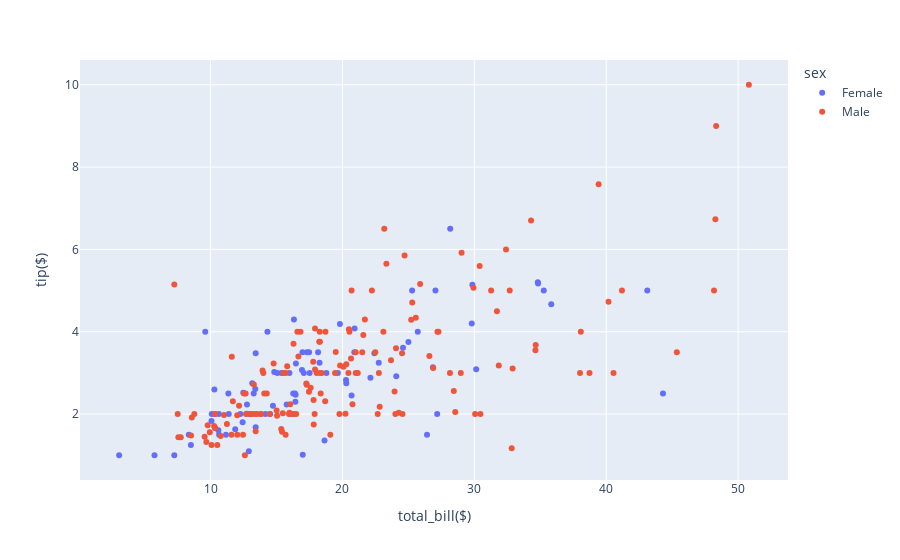

Notebook code cell kept with this figure:
### Code cell
fig = px.scatter(df, x = 'total_bill', y = 'tip', color = 'sex',
                 labels = dict(total_bill ='total_bill($)' ,tip = 'tip($)' ) )
#축레이블 설정  labels = dict(total_bill ='total_bill($)' ,tip = 'tip($)'
fig.show()

### Figure 1 — Plotly figure (JSON) as saved in the notebook; plotly's stock layout.template omitted (floating-point values rounded to 4 significant figures; data arrays with more than 128 entries replaced by an {"elided": "..."} marker saying what was removed)
{"data": [{"hovertemplate": "sex=Female<br>total_bill($)=%{x}<br>tip($)=%{y}<extra></extra>", "legendgroup": "Female", "marker": {"color": "#636efa", "symbol": "circle"}, "mode": "markers", "name": "Female", "orientation": "v", "showlegend": true, "type": "scatter", "x": [16.99, 24.59, 35.26, 14.83, 10.33, 16.97, 20.29, 15.77, 19.65, 15.06, 20.69, 16.93, 10.29, 34.81, 26.41, 16.45, 3.07, 17.07, 26.86, 25.28, 14.73, 10.07, 34.83, 5.75, 16.32, 22.75, 11.35, 15.38, 44.3, 22.42, 20.92, 14.31, 7.25, 25.71, 17.31, 10.65, 12.43, 24.08, 13.42, 12.48, 29.8, 14.52, 11.38, 20.27, 11.17, 12.26, 18.26, 8.51, 10.33, 14.15, 13.16, 17.47, 27.05, 16.43, 8.35, 18.64, 11.87, 29.85, 25, 13.39, 16.21, 17.51, 10.59, 10.63, 9.6, 20.9, 18.15, 19.81, 43.11, 13, 12.74, 13, 16.4, 16.47, 12.76, 13.27, 28.17, 12.9, 30.14, 13.42, 15.98, 16.27, 10.09, 22.12, 35.83, 27.18, 18.78], "xaxis": "x", "y": [1.01, 3.61, 5, 3.02, 1.67, 3.5, 2.75, 2.23, 3, 3, 2.45, 3.07, 2.6, 5.2, 1.5, 2.47, 1, 3, 3.14, 5, 2.2, 1.83, 5.17, 1, 4.3, 3.25, 2.5, 3, 2.5, 3.48, 4.08, 4, 1, 4, 3.5, 1.5, 1.8, 2.92, 1.68, 2.52, 4.2, 2, 2, 2.83, 1.5, 2, 3.25, 1.25, 2, 2, 2.75, 3.5, 5, 2.3, 1.5, 1.36, 1.63, 5.14, 3.75, 2.61, 2, 3, 1.61, 2, 4, 3.5, 3.5, 4.19, 5, 2, 2.01, 2, 2.5, 3.23, 2.23, 2.5, 6.5, 1.1, 3.09, 3.48, 3, 2.5, 2, 2.88, 4.67, 2, 3], "yaxis": "y"}, {"hovertemplate": "sex=Male<br>total_bill($)=%{x}<br>tip($)=%{y}<extra></extra>", "legendgroup": "Male", "marker": {"color": "#EF553B", "symbol": "circle"}, "mode": "markers", "name": "Male", "orientation": "v", "showlegend": true, "type": "scatter", "x": {"elided": "157 float values"}, "xaxis": "x", "y": {"elided": "157 float values"}, "yaxis": "y"}], "layout": {"legend": {"title": {"text": "sex"}, "tracegroupgap": 0}, "margin": {"t": 60}, "xaxis": {"anchor": "y", "domain": [0, 1], "title": {"text": "total_bill($)"}}, "yaxis": {"anchor": "x", "domain": [0, 1], "title": {"text": "tip($)"}}}}
